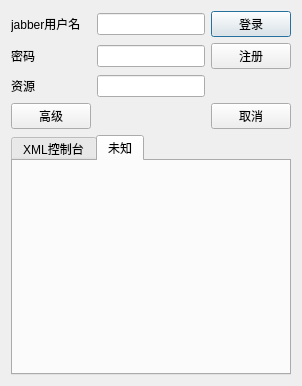
<?xml version="1.0" encoding="UTF-8"?>
<ui version="4.0">
 <class>LoginDialog</class>
 <widget class="QDialog" name="LoginDialog">
  <property name="geometry">
   <rect>
    <x>0</x>
    <y>0</y>
    <width>368</width>
    <height>379</height>
   </rect>
  </property>
  <property name="sizePolicy">
   <sizepolicy hsizetype="Preferred" vsizetype="Preferred">
    <horstretch>0</horstretch>
    <verstretch>0</verstretch>
   </sizepolicy>
  </property>
  <property name="minimumSize">
   <size>
    <width>0</width>
    <height>0</height>
   </size>
  </property>
  <property name="windowTitle">
   <string>Dialog</string>
  </property>
  <layout class="QGridLayout" name="gridLayout">
   <property name="sizeConstraint">
    <enum>QLayout::SetFixedSize</enum>
   </property>
   <item row="0" column="0">
    <layout class="QGridLayout" name="topLayout">
     <item row="0" column="0">
      <widget class="QLabel" name="label">
       <property name="text">
        <string>jabber用户名</string>
       </property>
       <property name="buddy">
        <cstring>IDEdit</cstring>
       </property>
      </widget>
     </item>
     <item row="0" column="1">
      <widget class="QLineEdit" name="IDEdit"/>
     </item>
     <item row="1" column="0">
      <widget class="QLabel" name="label_2">
       <property name="text">
        <string>密码</string>
       </property>
       <property name="buddy">
        <cstring>passEdit</cstring>
       </property>
      </widget>
     </item>
     <item row="1" column="1">
      <widget class="QLineEdit" name="passEdit">
       <property name="echoMode">
        <enum>QLineEdit::Password</enum>
       </property>
      </widget>
     </item>
     <item row="2" column="0">
      <widget class="QLabel" name="label_3">
       <property name="text">
        <string>资源</string>
       </property>
       <property name="buddy">
        <cstring>resourceEdit</cstring>
       </property>
      </widget>
     </item>
     <item row="2" column="1">
      <widget class="QLineEdit" name="resourceEdit"/>
     </item>
     <item row="3" column="0">
      <widget class="QPushButton" name="advanceButton">
       <property name="text">
        <string>高级</string>
       </property>
       <property name="checkable">
        <bool>true</bool>
       </property>
      </widget>
     </item>
     <item row="3" column="1">
      <spacer name="horizontalSpacer">
       <property name="orientation">
        <enum>Qt::Horizontal</enum>
       </property>
       <property name="sizeHint" stdset="0">
        <size>
         <width>40</width>
         <height>20</height>
        </size>
       </property>
      </spacer>
     </item>
     <item row="3" column="2">
      <widget class="QPushButton" name="cancelButton">
       <property name="text">
        <string>取消</string>
       </property>
      </widget>
     </item>
     <item row="0" column="2">
      <widget class="QPushButton" name="loginButton">
       <property name="text">
        <string>登录</string>
       </property>
       <property name="default">
        <bool>true</bool>
       </property>
      </widget>
     </item>
     <item row="1" column="2">
      <widget class="QPushButton" name="registerButton">
       <property name="text">
        <string>注册</string>
       </property>
      </widget>
     </item>
    </layout>
   </item>
   <item row="1" column="0">
    <widget class="QTabWidget" name="advanceTabWidget">
     <property name="sizePolicy">
      <sizepolicy hsizetype="Preferred" vsizetype="Preferred">
       <horstretch>0</horstretch>
       <verstretch>0</verstretch>
      </sizepolicy>
     </property>
     <property name="currentIndex">
      <number>1</number>
     </property>
     <widget class="QWidget" name="tab">
      <attribute name="title">
       <string>XML控制台</string>
      </attribute>
      <layout class="QGridLayout" name="gridLayout_2">
       <item row="0" column="0">
        <widget class="QTextEdit" name="controlEdit"/>
       </item>
      </layout>
     </widget>
     <widget class="QWidget" name="tab_2">
      <attribute name="title">
       <string>未知</string>
      </attribute>
     </widget>
    </widget>
   </item>
  </layout>
 </widget>
 <tabstops>
  <tabstop>IDEdit</tabstop>
  <tabstop>passEdit</tabstop>
  <tabstop>resourceEdit</tabstop>
  <tabstop>loginButton</tabstop>
  <tabstop>registerButton</tabstop>
  <tabstop>cancelButton</tabstop>
  <tabstop>advanceButton</tabstop>
  <tabstop>advanceTabWidget</tabstop>
  <tabstop>controlEdit</tabstop>
 </tabstops>
 <resources/>
 <connections>
  <connection>
   <sender>advanceButton</sender>
   <signal>toggled(bool)</signal>
   <receiver>advanceTabWidget</receiver>
   <slot>setVisible(bool)</slot>
   <hints>
    <hint type="sourcelabel">
     <x>46</x>
     <y>122</y>
    </hint>
    <hint type="destinationlabel">
     <x>48</x>
     <y>169</y>
    </hint>
   </hints>
  </connection>
  <connection>
   <sender>cancelButton</sender>
   <signal>clicked()</signal>
   <receiver>LoginDialog</receiver>
   <slot>reject()</slot>
   <hints>
    <hint type="sourcelabel">
     <x>316</x>
     <y>119</y>
    </hint>
    <hint type="destinationlabel">
     <x>320</x>
     <y>86</y>
    </hint>
   </hints>
  </connection>
 </connections>
</ui>
